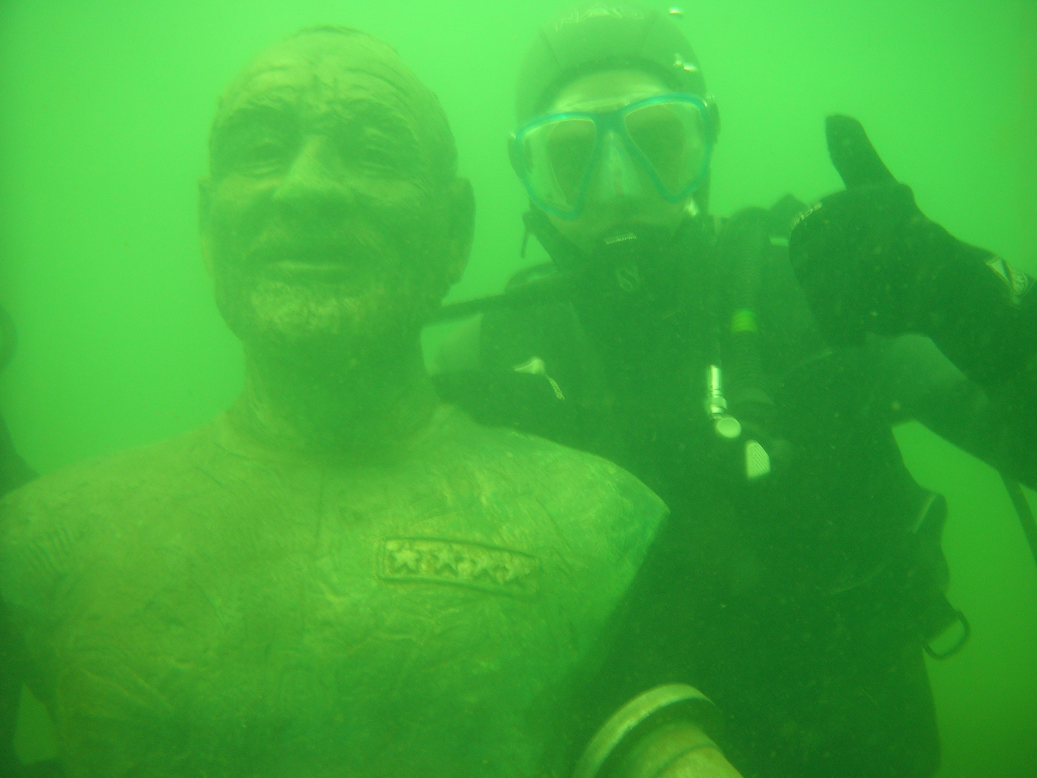
#> input picture uiqm/m906_img_.png, 1037 x 778 px
$ python metric_uiqm2.py
#> lines starting #> are read from the running program, lines starting #| are printed output that depends on the picture; long printed decimals are rounded
# https://github.com/Owen718/Image-quality-measure-method/tree/main
from scipy import ndimage
from PIL import Image
import numpy as np
import math


def _uiconm(x, window_size):
    """
      Underwater image contrast measure
      https://github.com/tkrahn108/UIQM/blob/master/src/uiconm.cpp
      https://ieeexplore.ieee.org/abstract/document/5609219
    """
    plip_lambda = 1026.0
    plip_gamma  = 1026.0
    plip_beta   = 1.0
    plip_mu     = 1026.0
    plip_k      = 1026.0
    # if 4 blocks, then 2x2...etc.
    k1 = x.shape[1]/window_size
    k2 = x.shape[0]/window_size
    # weight
    w = -1./(k1*k2)
    blocksize_x = window_size
    blocksize_y = window_size
    # make sure image is divisible by window_size - doesn't matter if we cut out some pixels
    x = x[0:int(blocksize_y*k2), 0:int(blocksize_x*k1)]
    # entropy scale - higher helps with randomness
    alpha = 1
    val = 0
    k1 = int(k1)
    k2 = int(k2)
    for l in range(k1):
        for k in range(k2):
            block = x[k*window_size:window_size*(k+1), l*window_size:window_size*(l+1), :]
            max_ = np.max(block)
            min_ = np.min(block)
            top = max_-min_
            bot = max_+min_
            if math.isnan(top) or math.isnan(bot) or bot == 0.0 or top == 0.0: val += 0.0
            else: val += alpha*math.pow((top/bot),alpha) * math.log(top/bot)
            #try: val += plip_multiplication((top/bot),math.log(top/bot))
    return w*val

def mu_a(x, alpha_L=0.1, alpha_R=0.1):
    """
      Calculates the asymetric alpha-trimmed mean
    """
    # sort pixels by intensity - for clipping
    x = sorted(x)
    # get number of pixels
    K = len(x)
    # calculate T alpha L and T alpha R
    T_a_L = math.ceil(alpha_L*K)
    T_a_R = math.floor(alpha_R*K)
    # calculate mu_alpha weight
    weight = (1/(K-T_a_L-T_a_R))
    # loop through flattened image starting at T_a_L+1 and ending at K-T_a_R
    s   = int(T_a_L+1)
    e   = int(K-T_a_R)
    val = sum(x[s:e])
    val = weight*val
    return val

def s_a(x, mu):
    val = 0
    for pixel in x:
        val += math.pow((pixel-mu), 2)
    return val/len(x)


def _uicm(x):
    R = x[:,:,0].flatten()
    G = x[:,:,1].flatten()
    B = x[:,:,2].flatten()
    RG = R-G
    YB = ((R+G)/2)-B
    mu_a_RG = mu_a(RG)
    mu_a_YB = mu_a(YB)
    s_a_RG = s_a(RG, mu_a_RG)
    s_a_YB = s_a(YB, mu_a_YB)
    l = math.sqrt( (math.pow(mu_a_RG,2)+math.pow(mu_a_YB,2)) )
    r = math.sqrt(s_a_RG+s_a_YB)
    return (-0.0268*l)+(0.1586*r)


def sobel(x):
    dx = ndimage.sobel(x,0)
    dy = ndimage.sobel(x,1)
    mag = np.hypot(dx, dy)
    mag *= 255.0 / np.max(mag)
    return mag

def _uism(x):
    """
      Underwater Image Sharpness Measure
    """
    # get image channels
    R = x[:,:,0]
    G = x[:,:,1]
    B = x[:,:,2]
    # first apply Sobel edge detector to each RGB component
    Rs = sobel(R)
    Gs = sobel(G)
    Bs = sobel(B)
    # multiply the edges detected for each channel by the channel itself
    R_edge_map = np.multiply(Rs, R)
    G_edge_map = np.multiply(Gs, G)
    B_edge_map = np.multiply(Bs, B)
    # get eme for each channel
    r_eme = eme(R_edge_map, 10)
    g_eme = eme(G_edge_map, 10)
    b_eme = eme(B_edge_map, 10)
    # coefficients
    lambda_r = 0.299
    lambda_g = 0.587
    lambda_b = 0.144
    return (lambda_r*r_eme) + (lambda_g*g_eme) + (lambda_b*b_eme)


def eme(x, window_size):
    """
      Enhancement measure estimation
      x.shape[0] = height
      x.shape[1] = width
    """
    # if 4 blocks, then 2x2...etc.
    k1 = x.shape[1]/window_size
    k2 = x.shape[0]/window_size
    # weight
    w = 2./(k1*k2)
    blocksize_x = window_size
    blocksize_y = window_size
    # make sure image is divisible by window_size - doesn't matter if we cut out some pixels
    x = x[0:int(blocksize_y*k2), 0:int(blocksize_x*k1)]
    val = 0
    k1 = int(k1)
    k2 = int(k2)
    for l in range(k1):
        for k in range(k2):
            block = x[k*window_size:window_size*(k+1), l*window_size:window_size*(l+1)]
            max_ = np.max(block)
            min_ = np.min(block)
            # bound checks, can't do log(0)
            if min_ == 0.0: val += 0
            elif max_ == 0.0: val += 0
            else: val += math.log(max_/min_)
    return w*val


def getUIQM(x):
    """
      Function to return UIQM to be called from other programs
      x: image
    """
    x = x.astype(np.float32)
    ### UCIQE: https://ieeexplore.ieee.org/abstract/document/7300447
    #c1 = 0.4680; c2 = 0.2745; c3 = 0.2576
    ### UIQM https://ieeexplore.ieee.org/abstract/document/7305804
    c1 = 0.0282; c2 = 0.2953; c3 = 3.5753
    uicm   = _uicm(x)
    uism   = _uism(x)
    uiconm = _uiconm(x, 10)
    uiqm = (c1*uicm) + (c2*uism) + (c3*uiconm)
    return uiqm

if __name__ == '__main__':
    image_path = "m906_img_.png"
    dist_img = Image.open(image_path)
#> dist_img is the input picture: PIL image 1037x778 RGB; mean R, G, B 64.9, 172.3, 56.9
    dist_img = np.float32(dist_img)
#> dist_img: shape (778, 1037, 3) float32
    uiqm_score = getUIQM(dist_img)
#> in mu_a, `x = sorted(x)`: x = 806786 items
#> in mu_a, `K = len(x)`: K = 806786
#> in mu_a, `T_a_L = math.ceil(alpha_L*K)`: T_a_L = 80679
#> in mu_a, `T_a_R = math.floor(alpha_R*K)`: T_a_R = 80678
#> in mu_a, `weight = (1/(K-T_a_L-T_a_R))`: weight = 1.55e-06
#> in mu_a, `s   = int(T_a_L+1)`: s = 80680
#> in mu_a, `e   = int(K-T_a_R)`: e = 726108
#> in mu_a, `val = sum(x[s:e])`: val = -68951029
#> in mu_a, `val = weight*val`: val = -106.8
#> in _uicm, `mu_a_YB = mu_a(YB)`: mu_a_YB = 61.81
#> the loop in s_a, `for pixel in x:` made 806786 passes
#> (pixel, val) on passes 1 to 3: (-116, 84.09), (-116, 168.2), (-117, 271.6)
#> after the loop in s_a, `for pixel in x:`: val = 244077546.4
#> in _uicm, `s_a_RG = s_a(RG, mu_a_RG)`: s_a_RG = 302.5
#> the loop in s_a (call 2), `for pixel in x:` made 806786 passes
#> (pixel, val) on passes 1 to 3: (53, 77.59), (53, 155.2), (55.5, 195)
#> in _uicm, `s_a_YB = s_a(YB, mu_a_YB)`: s_a_YB = 213.6
#> in _uicm, `l = math.sqrt( (math.pow(mu_a_RG,2)+math.pow(mu_a_YB,2)) )`: l = 123.4
#> in _uicm, `r = math.sqrt(s_a_RG+s_a_YB)`: r = 22.72
#> in getUIQM, `uicm   = _uicm(x)`: uicm = 0.295
#> in _uism, `G = x[:,:,1]`:
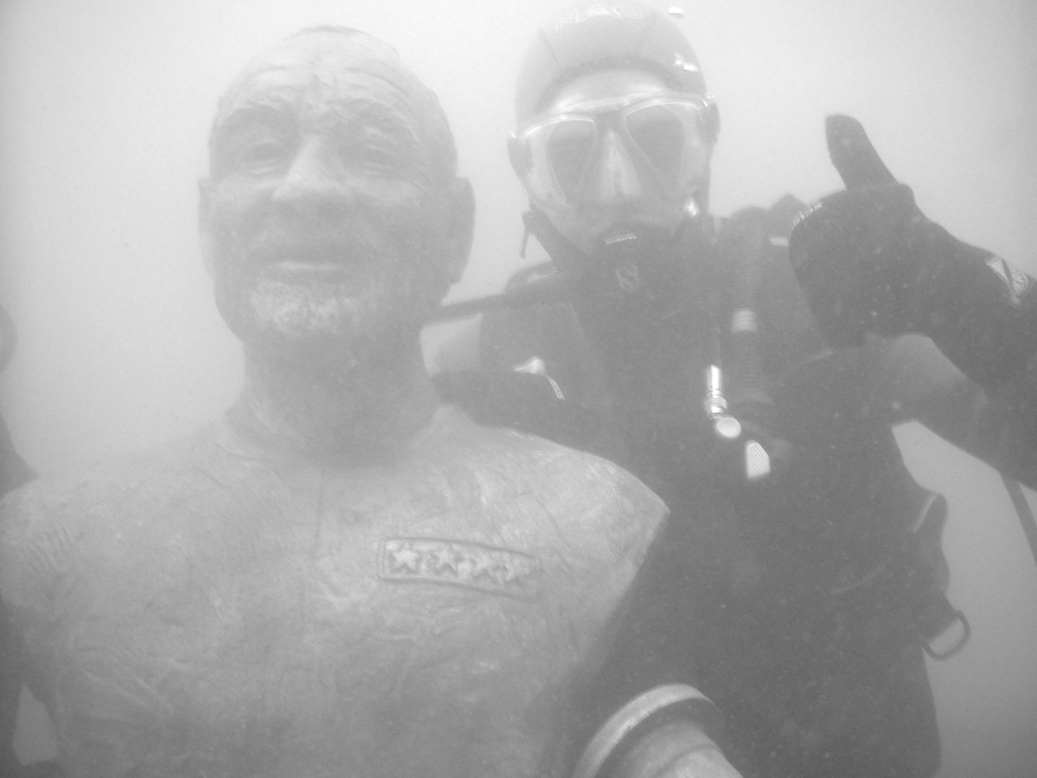
#> G: shape (778, 1037) float32; min 81, max 255, mean 172.3
#> in _uism, `B = x[:,:,2]`:
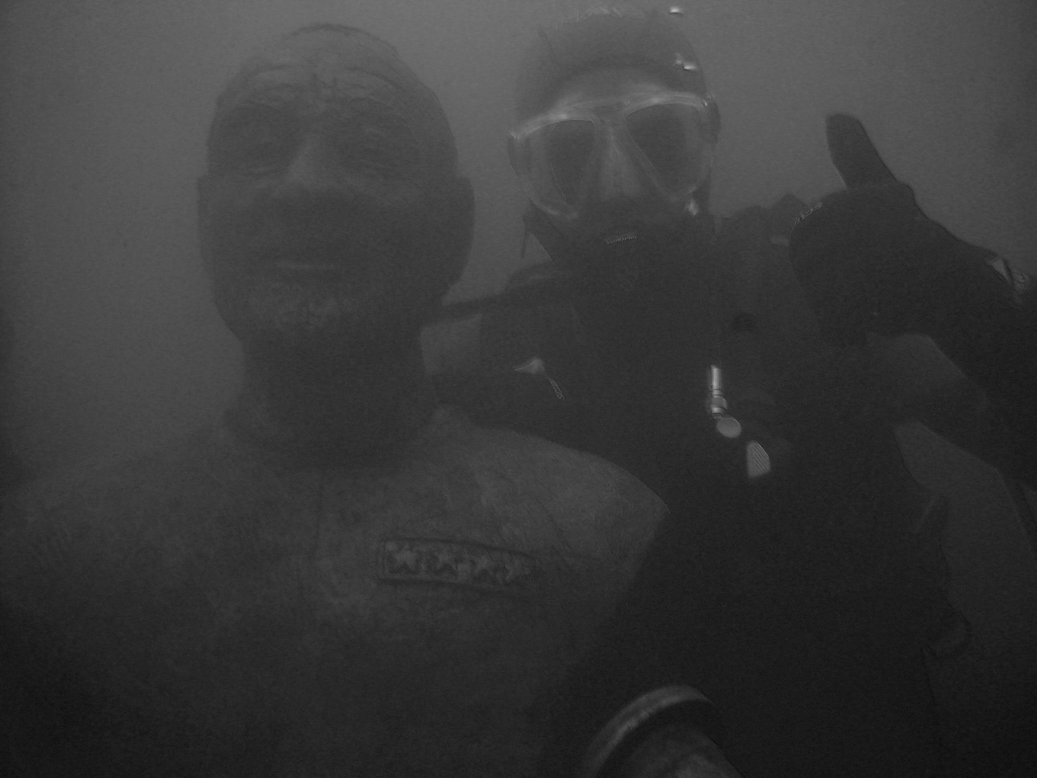
#> B: shape (778, 1037) float32; min 10, max 185, mean 56.9
#> in sobel, `dy = ndimage.sobel(x,1)`:
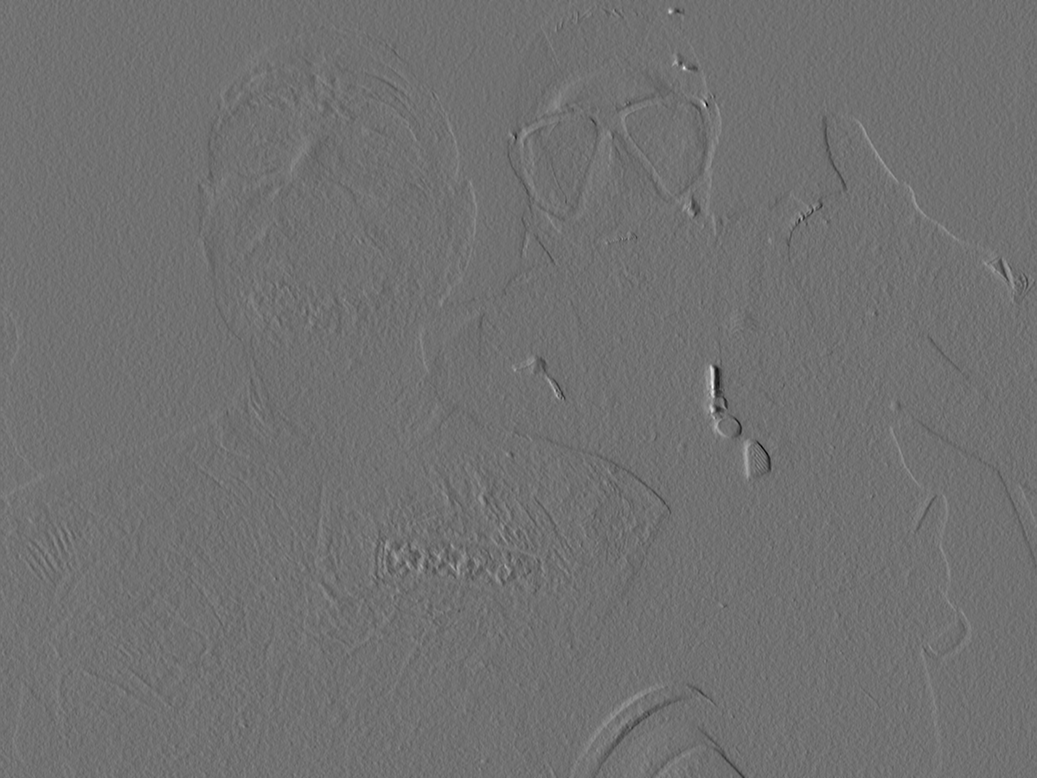
#> dy: shape (778, 1037) float32; min -265, max 331, mean -0.1; drawn with min black and max white
#> in sobel, `mag = np.hypot(dx, dy)`:
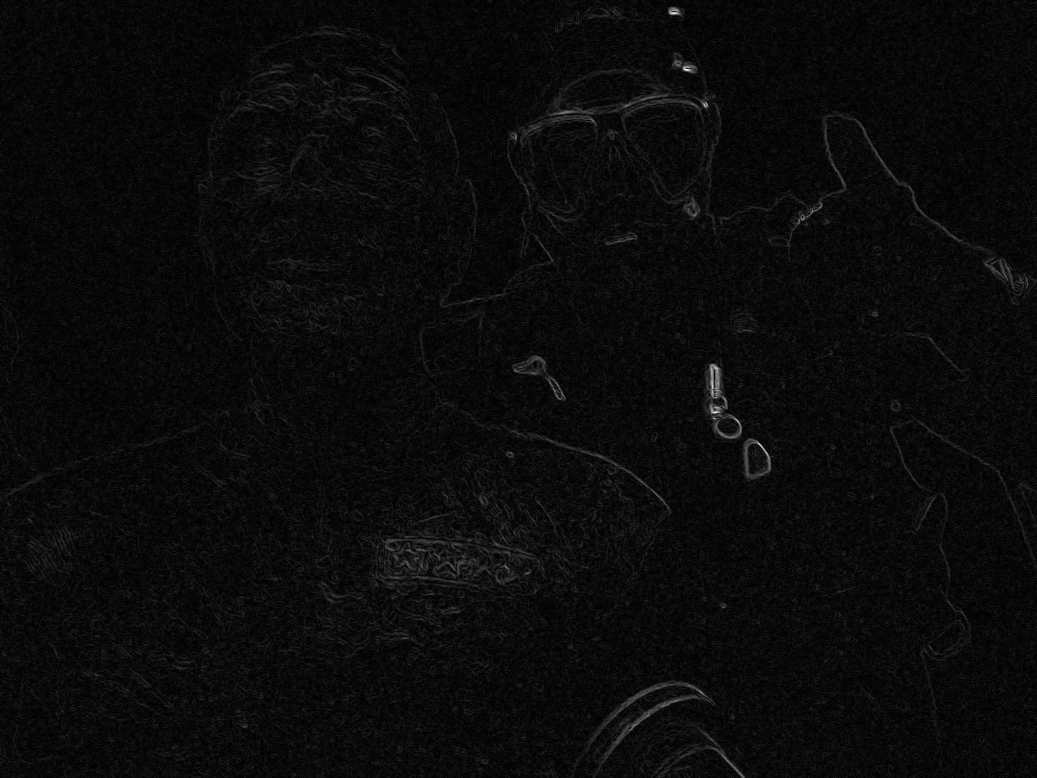
#> mag: shape (778, 1037) float32; min 0, max 387.9, mean 16.7; drawn with min black and max white
#> in sobel (call 2), `dy = ndimage.sobel(x,1)`:
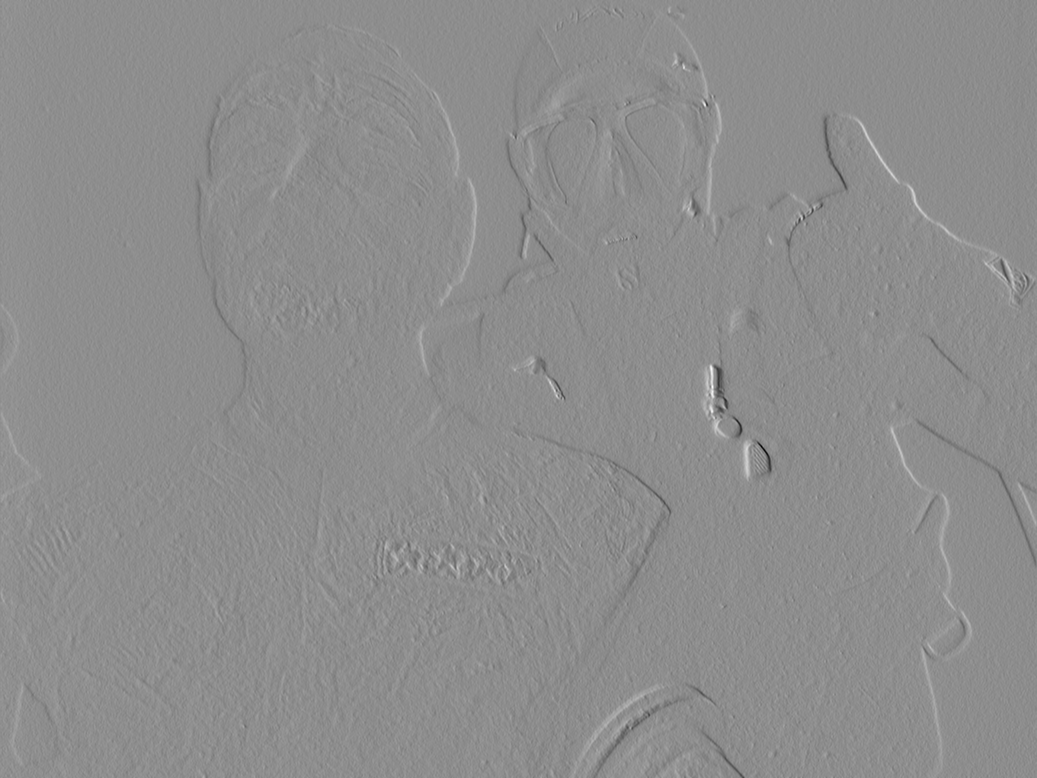
#> dy: shape (778, 1037) float32; min -290, max 232, mean 0; drawn with min black and max white
#> after the loop in eme, `for l in range(k1):`: val = 20059.1
#> in _uism, `r_eme = eme(R_edge_map, 10)`: r_eme = 4.97
#> in _uism, `g_eme = eme(G_edge_map, 10)`: g_eme = 3.5
#> in _uism, `b_eme = eme(B_edge_map, 10)`: b_eme = 3.6
#> in getUIQM, `uism   = _uism(x)`: uism = 4.06
#> after the loop in _uiconm, `for l in range(k1):`: val = -2347.8
#> in getUIQM, `uiconm = _uiconm(x, 10)`: uiconm = 0.291
#> in getUIQM, `uiqm = (c1*uicm) + (c2*uism) + (c3*uiconm)`: uiqm = 2.25
#> uiqm_score = 2.25
    print(uiqm_score)
#| 2.248
